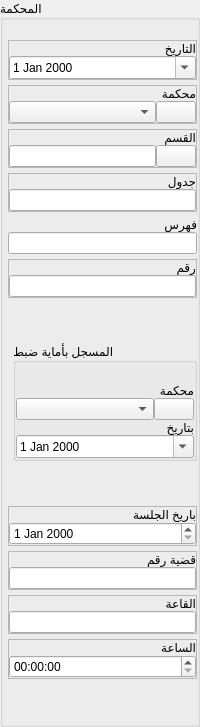
                  <widget class="QGroupBox" name="gb_tribunal">
                   <property name="title">
                    <string>المحكمة</string>
                   </property>
                   <layout class="QGridLayout" name="gridLayout_4">
                    <property name="leftMargin">
                     <number>5</number>
                    </property>
                    <property name="topMargin">
                     <number>20</number>
                    </property>
                    <property name="rightMargin">
                     <number>0</number>
                    </property>
                    <property name="bottomMargin">
                     <number>5</number>
                    </property>
                    <property name="spacing">
                     <number>5</number>
                    </property>
                    <item row="5" column="0" colspan="2">
                     <widget class="QFrame" name="frm_tribunal_index">
                      <property name="frameShape">
                       <enum>QFrame::Shape::NoFrame</enum>
                      </property>
                      <property name="frameShadow">
                       <enum>QFrame::Shadow::Raised</enum>
                      </property>
                      <layout class="QFormLayout" name="formLayout_2">
                       <property name="sizeConstraint">
                        <enum>QLayout::SizeConstraint::SetNoConstraint</enum>
                       </property>
                       <property name="horizontalSpacing">
                        <number>0</number>
                       </property>
                       <property name="verticalSpacing">
                        <number>0</number>
                       </property>
                       <property name="leftMargin">
                        <number>0</number>
                       </property>
                       <property name="topMargin">
                        <number>0</number>
                       </property>
                       <property name="rightMargin">
                        <number>0</number>
                       </property>
                       <property name="bottomMargin">
                        <number>0</number>
                       </property>
                       <item row="1" column="1">
                        <widget class="QLineEdit" name="lineEdit_8"/>
                       </item>
                       <item row="0" column="1">
                        <widget class="QLabel" name="label_25">
                         <property name="text">
                          <string>فهرس</string>
                         </property>
                        </widget>
                       </item>
                      </layout>
                     </widget>
                    </item>
                    <item row="10" column="1">
                     <spacer name="verticalSpacer_7">
                      <property name="orientation">
                       <enum>Qt::Orientation::Vertical</enum>
                      </property>
                      <property name="sizeHint" stdset="0">
                       <size>
                        <width>20</width>
                        <height>40</height>
                       </size>
                      </property>
                     </spacer>
                    </item>
                    <item row="0" column="0" colspan="2">
                     <widget class="QFrame" name="frm_tribunal_date">
                      <property name="frameShape">
                       <enum>QFrame::Shape::StyledPanel</enum>
                      </property>
                      <property name="frameShadow">
                       <enum>QFrame::Shadow::Raised</enum>
                      </property>
                      <layout class="QFormLayout" name="formLayout_7">
                       <property name="sizeConstraint">
                        <enum>QLayout::SizeConstraint::SetNoConstraint</enum>
                       </property>
                       <property name="horizontalSpacing">
                        <number>0</number>
                       </property>
                       <property name="verticalSpacing">
                        <number>0</number>
                       </property>
                       <property name="leftMargin">
                        <number>0</number>
                       </property>
                       <property name="topMargin">
                        <number>0</number>
                       </property>
                       <property name="rightMargin">
                        <number>0</number>
                       </property>
                       <property name="bottomMargin">
                        <number>0</number>
                       </property>
                       <item row="0" column="0" colspan="2">
                        <widget class="QLabel" name="label_21">
                         <property name="text">
                          <string>التاريخ</string>
                         </property>
                        </widget>
                       </item>
                       <item row="1" column="0" colspan="2">
                        <widget class="QDateEdit" name="dateEdit_2">
                         <property name="sizePolicy">
                          <sizepolicy hsizetype="Expanding" vsizetype="Fixed">
                           <horstretch>0</horstretch>
                           <verstretch>0</verstretch>
                          </sizepolicy>
                         </property>
                         <property name="calendarPopup">
                          <bool>true</bool>
                         </property>
                        </widget>
                       </item>
                      </layout>
                     </widget>
                    </item>
                    <item row="4" column="0" colspan="2">
                     <widget class="QFrame" name="frm_tribunal_table">
                      <property name="frameShape">
                       <enum>QFrame::Shape::StyledPanel</enum>
                      </property>
                      <property name="frameShadow">
                       <enum>QFrame::Shadow::Raised</enum>
                      </property>
                      <layout class="QFormLayout" name="formLayout_4">
                       <property name="horizontalSpacing">
                        <number>0</number>
                       </property>
                       <property name="verticalSpacing">
                        <number>0</number>
                       </property>
                       <property name="leftMargin">
                        <number>0</number>
                       </property>
                       <property name="topMargin">
                        <number>0</number>
                       </property>
                       <property name="rightMargin">
                        <number>0</number>
                       </property>
                       <property name="bottomMargin">
                        <number>0</number>
                       </property>
                       <item row="0" column="0" colspan="2">
                        <widget class="QLabel" name="label_24">
                         <property name="text">
                          <string>جدول</string>
                         </property>
                        </widget>
                       </item>
                       <item row="1" column="0" colspan="2">
                        <widget class="QLineEdit" name="lineEdit_7"/>
                       </item>
                      </layout>
                     </widget>
                    </item>
                    <item row="14" column="0" colspan="2">
                     <widget class="QFrame" name="frm_tribunal_room">
                      <property name="frameShape">
                       <enum>QFrame::Shape::StyledPanel</enum>
                      </property>
                      <property name="frameShadow">
                       <enum>QFrame::Shadow::Raised</enum>
                      </property>
                      <layout class="QFormLayout" name="formLayout_14">
                       <property name="horizontalSpacing">
                        <number>0</number>
                       </property>
                       <property name="verticalSpacing">
                        <number>0</number>
                       </property>
                       <property name="leftMargin">
                        <number>0</number>
                       </property>
                       <property name="topMargin">
                        <number>0</number>
                       </property>
                       <property name="rightMargin">
                        <number>0</number>
                       </property>
                       <property name="bottomMargin">
                        <number>0</number>
                       </property>
                       <item row="0" column="0" colspan="2">
                        <widget class="QLabel" name="label_12">
                         <property name="text">
                          <string>القاعة</string>
                         </property>
                        </widget>
                       </item>
                       <item row="1" column="0" colspan="2">
                        <widget class="QLineEdit" name="lineEdit_11"/>
                       </item>
                      </layout>
                     </widget>
                    </item>
                    <item row="7" column="0" colspan="2">
                     <widget class="QFrame" name="frm_tribunal_number">
                      <property name="frameShape">
                       <enum>QFrame::Shape::StyledPanel</enum>
                      </property>
                      <property name="frameShadow">
                       <enum>QFrame::Shadow::Raised</enum>
                      </property>
                      <layout class="QFormLayout" name="formLayout">
                       <property name="sizeConstraint">
                        <enum>QLayout::SizeConstraint::SetNoConstraint</enum>
                       </property>
                       <property name="horizontalSpacing">
                        <number>0</number>
                       </property>
                       <property name="verticalSpacing">
                        <number>0</number>
                       </property>
                       <property name="leftMargin">
                        <number>0</number>
                       </property>
                       <property name="topMargin">
                        <number>0</number>
                       </property>
                       <property name="rightMargin">
                        <number>0</number>
                       </property>
                       <property name="bottomMargin">
                        <number>0</number>
                       </property>
                       <item row="1" column="1">
                        <widget class="QLineEdit" name="lineEdit_9"/>
                       </item>
                       <item row="0" column="1">
                        <widget class="QLabel" name="label_10">
                         <property name="text">
                          <string>رقم</string>
                         </property>
                        </widget>
                       </item>
                      </layout>
                     </widget>
                    </item>
                    <item row="11" column="0" colspan="2">
                     <widget class="QFrame" name="frm_tribunal_session_date">
                      <property name="frameShape">
                       <enum>QFrame::Shape::StyledPanel</enum>
                      </property>
                      <property name="frameShadow">
                       <enum>QFrame::Shadow::Raised</enum>
                      </property>
                      <layout class="QFormLayout" name="formLayout_5">
                       <property name="horizontalSpacing">
                        <number>0</number>
                       </property>
                       <property name="verticalSpacing">
                        <number>0</number>
                       </property>
                       <property name="leftMargin">
                        <number>0</number>
                       </property>
                       <property name="topMargin">
                        <number>0</number>
                       </property>
                       <property name="rightMargin">
                        <number>0</number>
                       </property>
                       <property name="bottomMargin">
                        <number>0</number>
                       </property>
                       <item row="0" column="0" colspan="2">
                        <widget class="QLabel" name="label_26">
                         <property name="frameShape">
                          <enum>QFrame::Shape::NoFrame</enum>
                         </property>
                         <property name="text">
                          <string>باريخ الجلسة</string>
                         </property>
                        </widget>
                       </item>
                       <item row="1" column="0" colspan="2">
                        <widget class="QDateEdit" name="dateEdit_3">
                         <property name="sizePolicy">
                          <sizepolicy hsizetype="Expanding" vsizetype="Fixed">
                           <horstretch>0</horstretch>
                           <verstretch>0</verstretch>
                          </sizepolicy>
                         </property>
                        </widget>
                       </item>
                      </layout>
                     </widget>
                    </item>
                    <item row="2" column="0" colspan="2">
                     <widget class="QFrame" name="frm_tribunal">
                      <property name="frameShape">
                       <enum>QFrame::Shape::StyledPanel</enum>
                      </property>
                      <property name="frameShadow">
                       <enum>QFrame::Shadow::Raised</enum>
                      </property>
                      <layout class="QGridLayout" name="gridLayout_17" rowstretch="0,0,0,0">
                       <property name="sizeConstraint">
                        <enum>QLayout::SizeConstraint::SetNoConstraint</enum>
                       </property>
                       <property name="leftMargin">
                        <number>0</number>
                       </property>
                       <property name="topMargin">
                        <number>0</number>
                       </property>
                       <property name="rightMargin">
                        <number>0</number>
                       </property>
                       <property name="bottomMargin">
                        <number>0</number>
                       </property>
                       <property name="spacing">
                        <number>0</number>
                       </property>
                       <item row="3" column="2">
                        <widget class="QPushButton" name="pushButton_8">
                         <property name="text">
                          <string/>
                         </property>
                         <property name="icon">
                          <iconset resource="ui.resources.qrc">
                           <normaloff>:/icons/icons/plus_math.png</normaloff>:/icons/icons/plus_math.png</iconset>
                         </property>
                        </widget>
                       </item>
                       <item row="3" column="1">
                        <widget class="QComboBox" name="comboBox_2">
                         <property name="sizePolicy">
                          <sizepolicy hsizetype="Expanding" vsizetype="Fixed">
                           <horstretch>0</horstretch>
                           <verstretch>0</verstretch>
                          </sizepolicy>
                         </property>
                        </widget>
                       </item>
                       <item row="2" column="1" colspan="2">
                        <widget class="QLabel" name="label_5">
                         <property name="text">
                          <string>محكمة</string>
                         </property>
                        </widget>
                       </item>
                      </layout>
                     </widget>
                    </item>
                    <item row="9" column="1">
                     <widget class="QGroupBox" name="gb_tribunal_registary">
                      <property name="title">
                       <string>المسجل بأماية ضبط</string>
                      </property>
                      <layout class="QGridLayout" name="gridLayout_5">
                       <property name="leftMargin">
                        <number>0</number>
                       </property>
                       <property name="topMargin">
                        <number>20</number>
                       </property>
                       <property name="rightMargin">
                        <number>0</number>
                       </property>
                       <property name="bottomMargin">
                        <number>0</number>
                       </property>
                       <property name="spacing">
                        <number>0</number>
                       </property>
                       <item row="1" column="1">
                        <widget class="QComboBox" name="comboBox_3">
                         <property name="sizePolicy">
                          <sizepolicy hsizetype="Expanding" vsizetype="Fixed">
                           <horstretch>0</horstretch>
                           <verstretch>0</verstretch>
                          </sizepolicy>
                         </property>
                        </widget>
                       </item>
                       <item row="1" column="2">
                        <widget class="QPushButton" name="pushButton_11">
                         <property name="text">
                          <string/>
                         </property>
                         <property name="icon">
                          <iconset resource="ui.resources.qrc">
                           <normaloff>:/icons/icons/plus_math.png</normaloff>:/icons/icons/plus_math.png</iconset>
                         </property>
                        </widget>
                       </item>
                       <item row="3" column="1" colspan="2">
                        <widget class="QDateEdit" name="dateEdit_4">
                         <property name="calendarPopup">
                          <bool>true</bool>
                         </property>
                        </widget>
                       </item>
                       <item row="2" column="1" colspan="2">
                        <widget class="QLabel" name="label_15">
                         <property name="text">
                          <string>بتاريخ</string>
                         </property>
                        </widget>
                       </item>
                       <item row="0" column="1" colspan="2">
                        <widget class="QLabel" name="label_14">
                         <property name="text">
                          <string>محكمة</string>
                         </property>
                        </widget>
                       </item>
                      </layout>
                     </widget>
                    </item>
                    <item row="3" column="0" colspan="2">
                     <widget class="QFrame" name="frm_tribunal_section">
                      <property name="frameShape">
                       <enum>QFrame::Shape::StyledPanel</enum>
                      </property>
                      <property name="frameShadow">
                       <enum>QFrame::Shadow::Raised</enum>
                      </property>
                      <layout class="QGridLayout" name="gridLayout_18" rowstretch="0,0">
                       <property name="sizeConstraint">
                        <enum>QLayout::SizeConstraint::SetNoConstraint</enum>
                       </property>
                       <property name="leftMargin">
                        <number>0</number>
                       </property>
                       <property name="topMargin">
                        <number>0</number>
                       </property>
                       <property name="rightMargin">
                        <number>0</number>
                       </property>
                       <property name="bottomMargin">
                        <number>0</number>
                       </property>
                       <property name="spacing">
                        <number>0</number>
                       </property>
                       <item row="1" column="1">
                        <widget class="QLineEdit" name="lineEdit_2"/>
                       </item>
                       <item row="1" column="2">
                        <widget class="QPushButton" name="pushButton_10">
                         <property name="text">
                          <string/>
                         </property>
                         <property name="icon">
                          <iconset resource="ui.resources.qrc">
                           <normaloff>:/icons/icons/plus_math.png</normaloff>:/icons/icons/plus_math.png</iconset>
                         </property>
                        </widget>
                       </item>
                       <item row="0" column="1" colspan="2">
                        <widget class="QLabel" name="label_20">
                         <property name="text">
                          <string>القسم</string>
                         </property>
                        </widget>
                       </item>
                      </layout>
                     </widget>
                    </item>
                    <item row="16" column="1">
                     <spacer name="verticalSpacer_3">
                      <property name="orientation">
                       <enum>Qt::Orientation::Vertical</enum>
                      </property>
                      <property name="sizeHint" stdset="0">
                       <size>
                        <width>20</width>
                        <height>40</height>
                       </size>
                      </property>
                     </spacer>
                    </item>
                    <item row="15" column="0" colspan="2">
                     <widget class="QFrame" name="frm_tribunal_hour">
                      <property name="frameShape">
                       <enum>QFrame::Shape::StyledPanel</enum>
                      </property>
                      <property name="frameShadow">
                       <enum>QFrame::Shadow::Raised</enum>
                      </property>
                      <layout class="QFormLayout" name="formLayout_6">
                       <property name="horizontalSpacing">
                        <number>0</number>
                       </property>
                       <property name="verticalSpacing">
                        <number>0</number>
                       </property>
                       <property name="leftMargin">
                        <number>0</number>
                       </property>
                       <property name="topMargin">
                        <number>0</number>
                       </property>
                       <property name="rightMargin">
                        <number>0</number>
                       </property>
                       <property name="bottomMargin">
                        <number>0</number>
                       </property>
                       <item row="0" column="0" colspan="2">
                        <widget class="QLabel" name="label_11">
                         <property name="text">
                          <string>الساعة</string>
                         </property>
                        </widget>
                       </item>
                       <item row="1" column="0" colspan="2">
                        <widget class="QTimeEdit" name="timeEdit_2">
                         <property name="calendarPopup">
                          <bool>true</bool>
                         </property>
                        </widget>
                       </item>
                      </layout>
                     </widget>
                    </item>
                    <item row="13" column="0" colspan="2">
                     <widget class="QFrame" name="frm_tribunal_case">
                      <property name="frameShape">
                       <enum>QFrame::Shape::StyledPanel</enum>
                      </property>
                      <property name="frameShadow">
                       <enum>QFrame::Shadow::Raised</enum>
                      </property>
                      <layout class="QFormLayout" name="formLayout_15">
                       <property name="horizontalSpacing">
                        <number>0</number>
                       </property>
                       <property name="verticalSpacing">
                        <number>0</number>
                       </property>
                       <property name="leftMargin">
                        <number>0</number>
                       </property>
                       <property name="topMargin">
                        <number>0</number>
                       </property>
                       <property name="rightMargin">
                        <number>0</number>
                       </property>
                       <property name="bottomMargin">
                        <number>0</number>
                       </property>
                       <item row="1" column="0" colspan="2">
                        <widget class="QLineEdit" name="lineEdit_12"/>
                       </item>
                       <item row="0" column="0" colspan="2">
                        <widget class="QLabel" name="label_13">
                         <property name="text">
                          <string>قضية رقم</string>
                         </property>
                        </widget>
                       </item>
                      </layout>
                     </widget>
                    </item>
                    <item row="8" column="1">
                     <spacer name="verticalSpacer_6">
                      <property name="orientation">
                       <enum>Qt::Orientation::Vertical</enum>
                      </property>
                      <property name="sizeHint" stdset="0">
                       <size>
                        <width>20</width>
                        <height>40</height>
                       </size>
                      </property>
                     </spacer>
                    </item>
                   </layout>
                  </widget>
